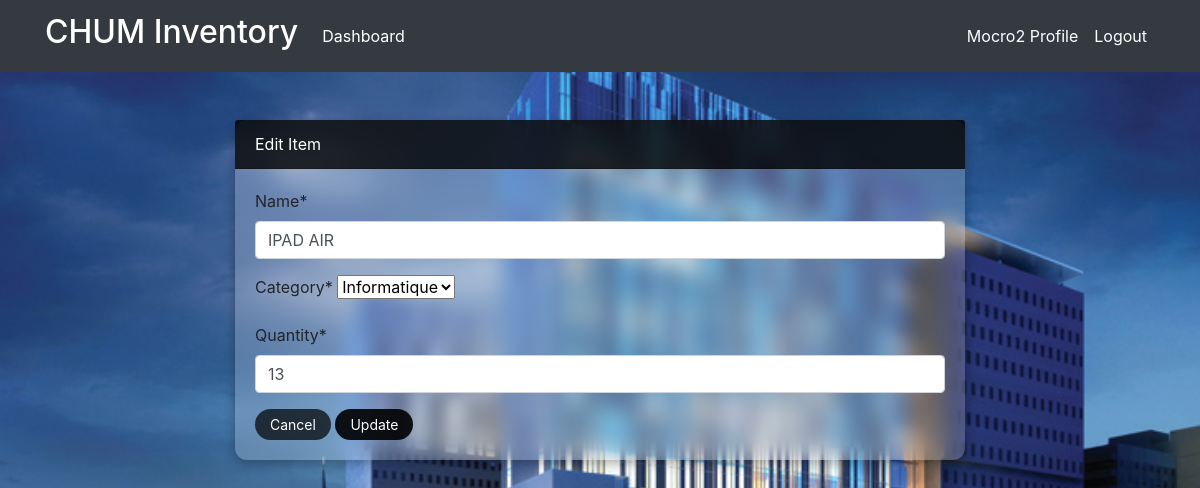
/product/update/4/ (signed in), run on the app's committed database.
### dashboard/models.py (models this page shows, shortened)
class Product(models.Model):
    name = models.CharField(max_length=100, null=True)
    category = models.CharField(max_length=20, choices=CATEGORY, null=True)
    quantity = models.PositiveIntegerField(null=True)
    class Meta:
        verbose_name_plural = "CHUM Inventory"

### dashboard/views.py (the view)
# urls.py: path('product/update/<int:pk>/', views.product_update, name='dashboard-product-update'),
@login_required
def product_update(request, pk):
    item = Product.objects.get(id=pk)
    if request.method == 'POST':
        form = ProductForm(request.POST, instance=item)
        if form.is_valid():
            form.save()
            return redirect('dashboard-product')
    else:
        form = ProductForm(instance=item)
    context = {
        'form': form,
    }
    return render(request, 'dashboard/products_update.html', context)

### dashboard/forms.py
class ProductForm(forms.ModelForm):
    class Meta:
        model = Product
        fields = '__all__'

### templates/dashboard/products_update.html (shortened to what this page needs)
{% extends 'partials/base.html' %}
{% load crispy_forms_tags %}
{% block content %}
<div class="container mt-5">
    <div class="row justify-content-center">
        <div class="col-lg-8">
            <div class="card">
                <div class="card-header">
                    Edit Item
                </div>
                <div class="card-body">
                    <form id="editForm" method="POST">
                        {{ form|crispy }}
                        <a class="btn btn-secondary btn-sm" href="{% url 'dashboard-product' %}">Cancel</a>
                        <button type="button" class="btn btn-info btn-sm" onclick="showConfirmationModal()">Update</button>
                    </form>
                </div>
            </div>
        </div>
    </div>
</div>
{% endblock %}

### templates/partials/nav.html (shortened to what this page needs)
<nav class="navbar navbar-expand-lg navbar-dark bg-dark">
    <div class="container">
        {% if user.is_authenticated %}
        <a class="navbar-brand text-white" href="{% url 'dashboard-index' %}"><h2>CHUM Inventory </h2></a>
        <div class="collapse navbar-collapse" id="navbarSupportedContent">
            <ul class="navbar-nav mr-auto">
                <li class="nav-item active">
                    <a class="nav-link text-white" href="{% url 'dashboard-index' %}">Dashboard </a>
                </li>
            </ul>
            <ul class="navbar-nav ml-auto">
                <li class="nav-item active">
                    <a class="nav-link text-white" href="{% url 'user-profile' %}">{{ user.username }} Profile
                    </a>
                </li>
                <li class="nav-item active">
                    <a class="nav-link text-white" href="#" onclick="event.preventDefault(); document.getElementById('logout-form').submit();">
                        Logout
                    </a>
                </li>
            </ul>
            {% endif %}
        </div>
    </div>
</nav>

### static/style.css (style rules this page uses)
body { background: rgb(230, 227, 227); }

### templates/dashboard/products_update.html (style rules this page uses)
body { background: url('/media/background-image.png') no-repeat center center fixed; background-size: cover; }
.card { backdrop-filter: blur(10px); -webkit-backdrop-filter: blur(10px); background: rgba(255, 255, 255, 0.2); border-radius: 12px; box-shadow: 0 4px 12px rgba(0, 0, 0, 0.3); border: none; }
.card-header { background-color: rgba(0, 0, 0, 0.8); border-bottom: 1px solid rgba(0, 0, 0, 0.2); color: white; }
.btn-secondary, .btn-info { border-radius: 20px; border: none; padding: 5px 15px; font-size: 0.875rem; transition: background 0.3s ease, transform 0.2s ease; }
.btn-secondary { background-color: rgba(0, 0, 0, 0.7); }
.btn-info { background-color: rgba(0, 0, 0, 0.9); }

### data on the page
Product: name "IPAD AIR", category "Informatique", quantity "13"

### other printed values
{{ user.username }} "Mocro2"
